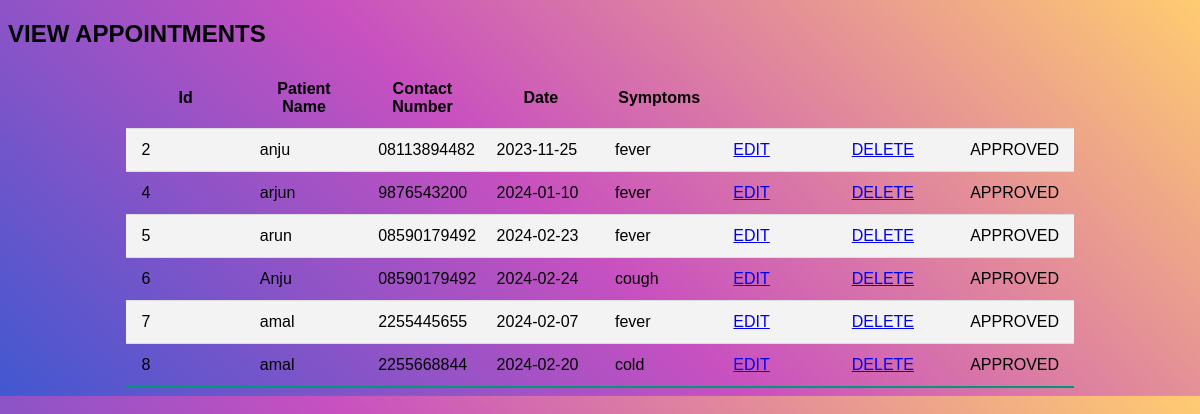
Screenshot of /viewappointment with the database file from the repository.
### myapp/models.py (models this page shows, shortened)
class PatientAppointment(models.Model):
    patientname=models.CharField(max_length=100)
    contactnum = models.CharField(max_length=100)
    age=models.CharField(max_length=100,null=True,blank=True)
    gender=models.CharField(max_length=100,null=True,blank=True)
    doctorname = models.CharField(max_length=100,null=True,blank=True)
    date = models.CharField(max_length=100,null=True,blank=True)
    symptoms=models.CharField(max_length=150,null=True,blank=True)

### myapp/views.py (the view)
# urls.py: path('viewappointment',views.viewappointment,name='viewappointment'),
def viewappointment(request):
    result = PatientAppointment.objects.all()
    return render(request,'viewappointment.html', {'result': result})

### myapp/templates/viewappointment.html (shortened to what this page needs)
<!DOCTYPE html>
<html lang="en">
<head>
  <link rel="stylesheet" href="static/table.css">
      <h2>VIEW APPOINTMENTS</h2>
</head>
<body>
<table>
    <tr>
        <th>Id</th>
        <th>Patient Name</th>
        <th>Contact Number</th>
        <th>Date</th>
        <th>Symptoms</th>
    </tr>
    {% for result in result %}
    <tr>
        <td>{{ result.id }}</td>
        <td>{{ result.patientname }}</td>
        <td>{{ result.contactnum }}</td>
        <td>{{ result.date }}</td>
        <td>{{ result.symptoms }}</td>
        <td><a href="editappointment/{{result.id}}"> EDIT</a></td>
         <td><a href="deleteappointment/{{result.id}}"> DELETE</a></td>
        <td> APPROVED</td>
    </tr>
    {% endfor %}
</table>
</body>
</html>

### myapp/static/table.css (style rules this page uses)
table { border-collapse: collapse; margin: 0 auto; padding: 0; width: 50%; table-layout: fixed; }
th, td { padding: 10px 10px; }
tbody tr { border-bottom: 1px solid #dddddd; }
tbody tr:nth-of-type(even) { background-color: #f3f3f3; }
tbody tr:last-of-type { border-bottom: 2px solid #009879; }

### myapp/templates/viewappointment.html (style rules this page uses)
body { background-color: background-color: #4158D0; background-image: linear-gradient(43deg, #4158D0 0%, #C850C0 46%, #FFCC70 100%); font-family: 'Ubuntu', sans-serif; background-position:center center; }
table { border-collapse: collapse; margin: 0 auto; padding: 0; width: 80%; table-layout: fixed; }
th, td { padding: 12px 15px; }

### rows the page displays
PatientAppointment: id "2", patientname "anju", contactnum "08113894482", date "2023-11-25", symptoms "fever"
PatientAppointment: id "4", patientname "arjun", contactnum "9876543200", date "2024-01-10", symptoms "fever"
PatientAppointment: id "5", patientname "arun", contactnum "08590179492", date "2024-02-23", symptoms "fever"
PatientAppointment: id "6", patientname "Anju", contactnum "08590179492", date "2024-02-24", symptoms "cough"
PatientAppointment: id "7", patientname "amal", contactnum "2255445655", date "2024-02-07", symptoms "fever"
PatientAppointment: id "8", patientname "amal", contactnum "2255668844", date "2024-02-20", symptoms "cold"
